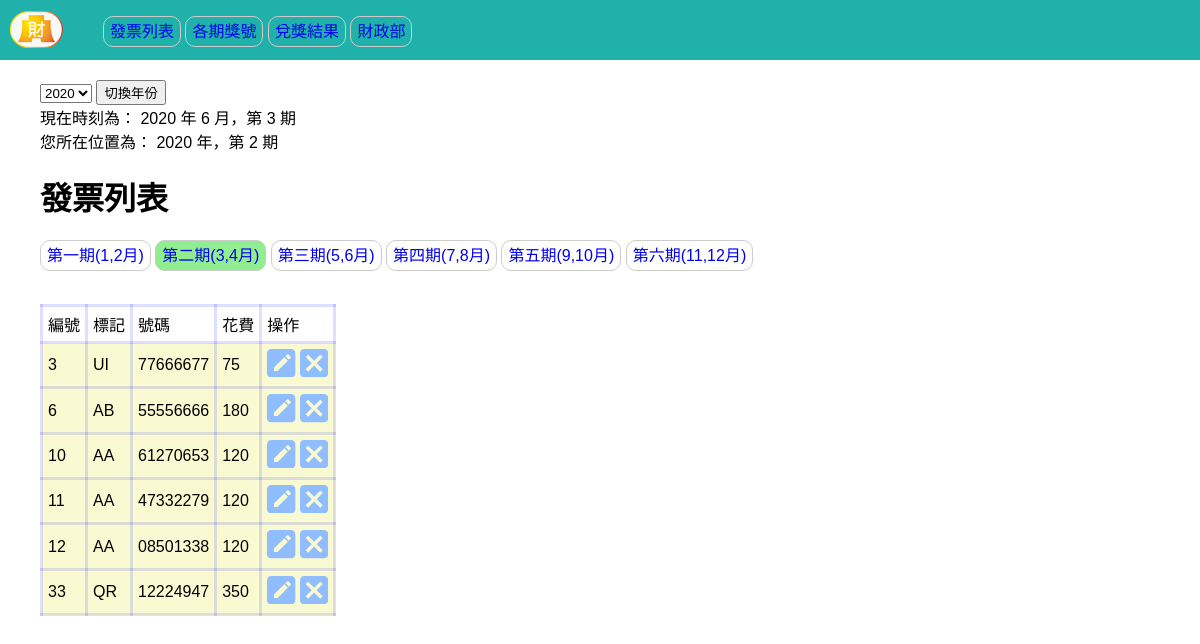
The app's page /list.php?period=2&year=2020 with its own data.
### tables this page shows
CREATE TABLE `invoice` (
  `id` int(10) UNSIGNED NOT NULL,
  `code` varchar(2) NOT NULL,
  `number` varchar(8) NOT NULL,
  `period` tinyint(1) UNSIGNED NOT NULL COMMENT '只有分六期，所以不用太多位元，選TinyINT即可。',
  `expend` int(10) UNSIGNED NOT NULL,
  `year` varchar(4) NOT NULL COMMENT '若要紀錄完整日期，就用DATE。'
);

### common/base.php (called while the page is built, shortened)
<?php
$dsn="mysql:host=localhost;charset=utf8;dbname=invoice";
$pdo=new PDO($dsn,'root',"");
function all($table,...$arg){
    global $pdo;
    $sql="select * from $table ";
    if(isset($arg[0]) && is_array($arg[0])){
        $tmp=[];
        foreach($arg[0] as $key => $value){
            $tmp[]=sprintf("`%s`='%s'",$key,$value);
        }
        $sql=$sql." where " . implode(" && ",$tmp);
    }
    return $pdo->query($sql)->fetchAll();
}
?>

### list.php (the view, shortened to what this page needs)
<?php include "./common/base.php"; ?>
<!DOCTYPE html>
<html lang="en">
<head>
  <link rel="stylesheet" href="./css/style.css">
</head>
<body>
  <?php include "./include/header.php";
  $year=date("Y");
  if(isset($_GET['year'])){
    $year=$_GET['year'];
  }
  $month=date("n");
  $period=round(($month/2),0);
  if(isset($_GET["period"])){
    $period=$_GET["period"];
  }
  ?>
<form class="yearswitch" action="list.php?period=<?=$period;?>&year=<?=$year;?>">
  <select name="year">
    <option value="2020" <?=($year==2020)?"selected":null;?>>2020</option>
  </select>
  <input type="submit" value="切換年份">
</form>
  <?php
  echo "<p class='note'>現在時刻為： ".date("Y")." 年 ".$month." 月，第&nbsp;".(round(($month/2),0))."&nbsp;期</p>";
  echo "<p class='note'>您所在位置為： ".$year." 年，第&nbsp;".$period."&nbsp;期</p>";
  ?>
  <h1>發票列表</h1>
  <ul class="nav">
    <li><a href="list.php?period=1&year=<?=$year;?>" style="background:<?=($period==1)?"lightgreen":"white";?>;">第一期(1,2月)</a></li>
    <li><a href="list.php?period=2&year=<?=$year;?>" style="background:<?=($period==2)?"lightgreen":"white";?>;">第二期(3,4月)</a></li>
    <li><a href="list.php?period=3&year=<?=$year;?>" style="background:<?=($period==3)?"lightgreen":"white";?>;">第三期(5,6月)</a></li>
    <li><a href="list.php?period=4&year=<?=$year;?>" style="background:<?=($period==4)?"lightgreen":"white";?>;">第四期(7,8月)</a></li>
    <li><a href="list.php?period=5&year=<?=$year;?>" style="background:<?=($period==5)?"lightgreen":"white";?>;">第五期(9,10月)</a></li>
    <li><a href="list.php?period=6&year=<?=$year;?>" style="background:<?=($period==6)?"lightgreen":"white";?>;">第六期(11,12月)</a></li>
  </ul>
  <?php
    $rows=all('invoice',['period'=>$period,'year'=>$year]);
  ?>
  <table>
    <tr>
      <td>編號</td>
      <td>標記</td>
      <td>號碼</td>
      <td>花費</td>
      <td>操作</td>
    </tr>
  <?php
  foreach ($rows as $row) {
  ?>
  <tr>
      <td><?=$row['id'];?></td>
      <td><?=$row['code'];?></td>
      <td><?=$row['number'];?></td>
      <td><?=$row['expend'];?></td>
      <td>
        <label for="edit"><a href="edit_invoice.php?id=<?=$row['id'];?>">
          </a></label>
        <label for="delete"><a href="delete_invoice.php?period=<?=$period;?>&year=<?=$year;?>&id=<?=$row['id'];?>">
        </a></label>
      </td>
  </tr>
  <?php
  }
  ?>
</table>
</body>
</html>

### css/style.css (style rules this page uses)
* { box-sizing: border-box; margin: 0px; font-family: 'Noto Sans TC', sans-serif; }
.header ul,.nav { list-style-type: none; }
li { margin: 18px 0px; display: inline-block; }
.header a.hd, .nav a { border: 1px solid #CCC; border-radius: 10px; box-sizing: border-box; padding: 6px; }
table { border-collapse: collapse; border: 1px solid #0000ff20; margin: 20px 40px; }
table td { border-collapse: collapse; border: 3px solid #0000ff20; padding: 5px; }
table tr.first, tr:nth-of-type(2), tr:nth-of-type(3), tr:nth-of-type(4), tr:nth-of-type(5), tr:nth-of-type(6), tr:nth-of-type(7) { background: lightgoldenrodyellow; }
a { text-decoration: none; }
h1 { margin: 20px 40px 5px 40px; }
.note { margin: 0px 40px 0px 40px; }
.yearswitch, .period_item { margin: 0px 0px 0px 40px; font-size: 1rem; }

### records on screen
invoice: id "3", code "UI", number "77666677", expend "75"
invoice: id "6", code "AB", number "55556666", expend "180"
invoice: id "10", code "AA", number "61270653", expend "120"
invoice: id "11", code "AA", number "47332279", expend "120"
invoice: id "12", code "AA", number "08501338", expend "120"
invoice: id "33", code "QR", number "12224947", expend "350"

### other values on screen
$year "2020"
$period "2"
